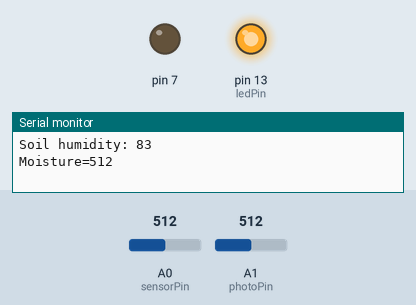
Recording of a sketch running on a simulated Arduino Uno, built with avr-gcc and run on an emulated ATmega328P. On the bench: output pins drawn as LEDs (lit = HIGH), the last lines printed to the serial monitor. The test bench sets the inputs (shaded band); at power-on: A0 (sensorPin) = 512, A1 (photoPin) = 512.

Above: at 1.2 s.
1.3 s: A0 (sensorPin) set to 240
At 7.0 s:
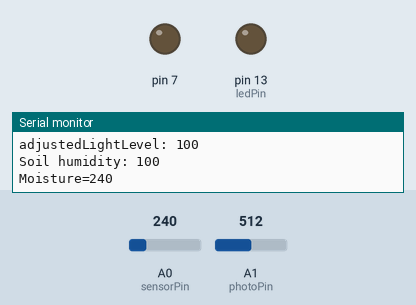
13.5 s: A0 (sensorPin) set to 1023
At 22.4 s:
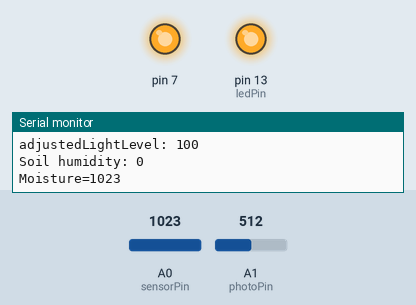
25.7 s: A0 (sensorPin) set to 900
At 32.2 s:
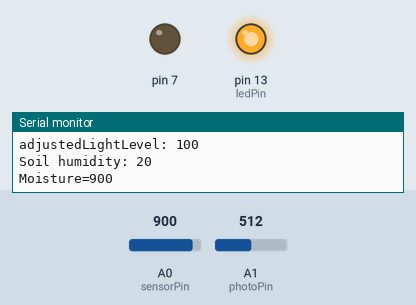
37.9 s: A0 (sensorPin) set to 122
Timing chart, 0 to 48.1 s (numbered marks = the images above; inputs shaded):
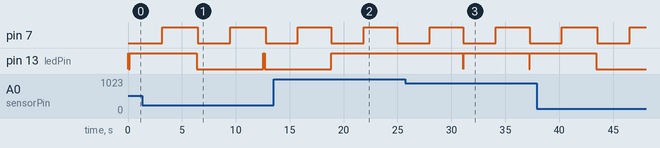

Measured:
- after the input at 13.5 s, pin 13 (ledPin): goes on until 18.9 s, then stays HIGH
- after the input at 25.7 s, pin 13 (ledPin): alternates HIGH for 6.1 s and LOW for 0.02 s, starting after 5.4 s
- by itself, pin 7: alternates HIGH for 3.1 s and LOW for 3.0 s

The sketch:

MHSensor-Seriaes.ino
```cpp
    /*
     * project by Mihaela Petkova;
     * project name is Pot-primrose;
     * date 11.02.2018;
     */

    const int sensorPin = A0; // select the input pin for the potentiometer
    int ledPin = 13; // select the pin for the LED
    int sensorValue = 0; // variable to store the value coming from the sensor

    int photoPin = 1; // analog pin by na pn1127
    int minLight; // min stoynost za light
    int maxLight; // max stoynost na light
    int light_level;
    int adjustedLightLevel;

    const int pinOut = 10;
    const int Moisture_level = 250;
  void setup ()
    {
      Serial.begin (9600);

      pinMode (ledPin, OUTPUT);
      pinMode(13,OUTPUT);
      pinMode(7,OUTPUT);

      light_level = analogRead(photoPin);
      minLight = light_level - 20;
      maxLight = light_level;
    }

  void LedState(int state)
    {
      digitalWrite(13,state);
    }

  void loop()
    {
      sensorValue = analogRead (sensorPin);
      sensorValue = constrain (sensorValue, 400, 1023);
      // ot 400 do 1023 zapazva;

      sensorValue = map(sensorValue, 400, 1023, 100, 0);
      digitalWrite (ledPin, HIGH);
      delay (sensorValue);

      digitalWrite (ledPin, LOW);
      delay (sensorValue);

      Serial.print("Soil humidity: ");
      Serial.println (sensorValue);

      int moisture = analogRead(sensorPin);
      Serial.print("Moisture=");
      Serial.println(moisture);
      //delay(100);


      if(moisture>Moisture_level){
        LedState(HIGH);
        digitalWrite(7,HIGH);
        }
      else{
        LedState(LOW);
        digitalWrite(7,LOW);
        }
    digitalWrite(7, LOW); // turn the relay off to start
       delay(3000); // wait for 3 seconds
       digitalWrite(7, HIGH); // turn the relay on to turn on
       delay(3000); // wait for 3 seconds


       light_level = analogRead(photoPin);
       if (minLight>light_level)
        {
          minLight = light_level;
        }
        if (maxLight<light_level)
        {
          maxLight = light_level;
        }

        adjustedLightLevel = map (light_level, minLight, maxLight, 80, 100);

       // minLight za 0%
       //maxlight za 100%
       Serial.print ("adjustedLightLevel: ");
       Serial.println(adjustedLightLevel);
       delay(100);

  }
```
